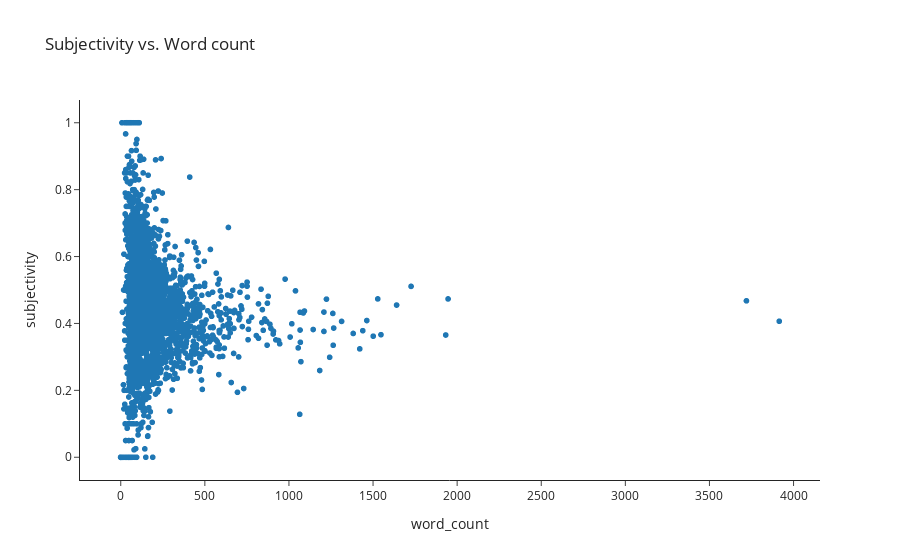

Notebook source saved alongside this figure:
### Markdown cell above
The subjectivity is a float within the range [0.0, 1.0] where 0.0 is very objective and 1.0 is very subjective. Again, the distribution is centered close to 0.5 with a slightly tendency torwards more objective text.

### Code cell
fig = px.scatter(xkcd_eda, x = 'word_count', y = 'subjectivity',
                 title = 'Subjectivity vs. Word count')

fig.show()

### Figure 1 — Plotly figure (JSON) as saved in the notebook; plotly's stock layout.template omitted (floating-point values rounded to 4 significant figures; data arrays with more than 128 entries replaced by an {"elided": "..."} marker saying what was removed)
{"data": [{"hovertemplate": "word_count=%{x}<br>subjectivity=%{y}<extra></extra>", "legendgroup": "", "marker": {"color": "#1F77B4", "symbol": "circle"}, "mode": "markers", "name": "", "showlegend": false, "type": "scattergl", "x": {"elided": "2641 int values"}, "xaxis": "x", "y": {"elided": "2641 float values"}, "yaxis": "y"}], "layout": {"legend": {"tracegroupgap": 0}, "title": {"text": "Subjectivity vs. Word count"}, "xaxis": {"anchor": "y", "domain": [0, 1], "title": {"text": "word_count"}}, "yaxis": {"anchor": "x", "domain": [0, 1], "title": {"text": "subjectivity"}}}}
